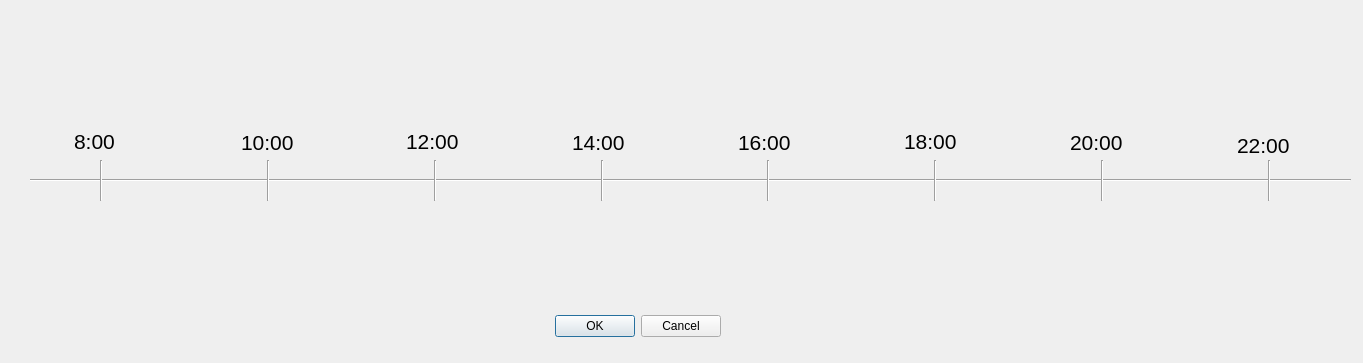
<?xml version="1.0" encoding="UTF-8"?>
<ui version="4.0">
 <class>self_optimize_set</class>
 <widget class="QDialog" name="self_optimize_set">
  <property name="geometry">
   <rect>
    <x>0</x>
    <y>0</y>
    <width>1363</width>
    <height>363</height>
   </rect>
  </property>
  <property name="windowTitle">
   <string>自优化时间轴</string>
  </property>
  <widget class="QDialogButtonBox" name="buttonBox">
   <property name="geometry">
    <rect>
     <x>540</x>
     <y>310</y>
     <width>181</width>
     <height>32</height>
    </rect>
   </property>
   <property name="orientation">
    <enum>Qt::Horizontal</enum>
   </property>
   <property name="standardButtons">
    <set>QDialogButtonBox::Cancel|QDialogButtonBox::Ok</set>
   </property>
  </widget>
  <widget class="Line" name="line">
   <property name="geometry">
    <rect>
     <x>30</x>
     <y>170</y>
     <width>1321</width>
     <height>20</height>
    </rect>
   </property>
   <property name="styleSheet">
    <string notr="true">color: rgb(255, 255, 255);</string>
   </property>
   <property name="orientation">
    <enum>Qt::Horizontal</enum>
   </property>
  </widget>
  <widget class="QLabel" name="label">
   <property name="geometry">
    <rect>
     <x>74</x>
     <y>131</y>
     <width>61</width>
     <height>21</height>
    </rect>
   </property>
   <property name="font">
    <font>
     <pointsize>16</pointsize>
    </font>
   </property>
   <property name="text">
    <string>8:00</string>
   </property>
  </widget>
  <widget class="QLabel" name="label_2">
   <property name="geometry">
    <rect>
     <x>241</x>
     <y>132</y>
     <width>61</width>
     <height>21</height>
    </rect>
   </property>
   <property name="font">
    <font>
     <pointsize>16</pointsize>
    </font>
   </property>
   <property name="text">
    <string>10:00</string>
   </property>
  </widget>
  <widget class="QLabel" name="label_3">
   <property name="geometry">
    <rect>
     <x>406</x>
     <y>131</y>
     <width>61</width>
     <height>21</height>
    </rect>
   </property>
   <property name="font">
    <font>
     <pointsize>16</pointsize>
    </font>
   </property>
   <property name="text">
    <string>12:00</string>
   </property>
  </widget>
  <widget class="QLabel" name="label_4">
   <property name="geometry">
    <rect>
     <x>572</x>
     <y>132</y>
     <width>61</width>
     <height>21</height>
    </rect>
   </property>
   <property name="font">
    <font>
     <pointsize>16</pointsize>
    </font>
   </property>
   <property name="text">
    <string>14:00</string>
   </property>
  </widget>
  <widget class="QLabel" name="label_5">
   <property name="geometry">
    <rect>
     <x>738</x>
     <y>132</y>
     <width>61</width>
     <height>21</height>
    </rect>
   </property>
   <property name="font">
    <font>
     <pointsize>16</pointsize>
    </font>
   </property>
   <property name="text">
    <string>16:00</string>
   </property>
  </widget>
  <widget class="QLabel" name="label_6">
   <property name="geometry">
    <rect>
     <x>904</x>
     <y>131</y>
     <width>61</width>
     <height>21</height>
    </rect>
   </property>
   <property name="font">
    <font>
     <pointsize>16</pointsize>
    </font>
   </property>
   <property name="text">
    <string>18:00</string>
   </property>
  </widget>
  <widget class="QLabel" name="label_7">
   <property name="geometry">
    <rect>
     <x>1070</x>
     <y>132</y>
     <width>61</width>
     <height>21</height>
    </rect>
   </property>
   <property name="font">
    <font>
     <pointsize>16</pointsize>
    </font>
   </property>
   <property name="text">
    <string>20:00</string>
   </property>
  </widget>
  <widget class="QLabel" name="label_8">
   <property name="geometry">
    <rect>
     <x>1237</x>
     <y>135</y>
     <width>61</width>
     <height>21</height>
    </rect>
   </property>
   <property name="font">
    <font>
     <pointsize>16</pointsize>
    </font>
   </property>
   <property name="text">
    <string>22:00</string>
   </property>
  </widget>
  <widget class="QWidget" name="verticalLayoutWidget">
   <property name="geometry">
    <rect>
     <x>140</x>
     <y>140</y>
     <width>101</width>
     <height>80</height>
    </rect>
   </property>
   <layout class="QVBoxLayout" name="verticalLayout"/>
  </widget>
  <widget class="QWidget" name="verticalLayoutWidget_2">
   <property name="geometry">
    <rect>
     <x>310</x>
     <y>140</y>
     <width>101</width>
     <height>80</height>
    </rect>
   </property>
   <layout class="QVBoxLayout" name="verticalLayout_2"/>
  </widget>
  <widget class="QWidget" name="layoutWidget">
   <property name="geometry">
    <rect>
     <x>100</x>
     <y>160</y>
     <width>1171</width>
     <height>41</height>
    </rect>
   </property>
   <layout class="QHBoxLayout" name="horizontalLayout">
    <item>
     <widget class="Line" name="line_2">
      <property name="orientation">
       <enum>Qt::Vertical</enum>
      </property>
     </widget>
    </item>
    <item>
     <spacer name="horizontalSpacer">
      <property name="orientation">
       <enum>Qt::Horizontal</enum>
      </property>
      <property name="sizeHint" stdset="0">
       <size>
        <width>88</width>
        <height>20</height>
       </size>
      </property>
     </spacer>
    </item>
    <item>
     <widget class="Line" name="line_6">
      <property name="orientation">
       <enum>Qt::Vertical</enum>
      </property>
     </widget>
    </item>
    <item>
     <spacer name="horizontalSpacer_14">
      <property name="orientation">
       <enum>Qt::Horizontal</enum>
      </property>
      <property name="sizeHint" stdset="0">
       <size>
        <width>88</width>
        <height>20</height>
       </size>
      </property>
     </spacer>
    </item>
    <item>
     <widget class="Line" name="line_25">
      <property name="orientation">
       <enum>Qt::Vertical</enum>
      </property>
     </widget>
    </item>
    <item>
     <spacer name="horizontalSpacer_29">
      <property name="orientation">
       <enum>Qt::Horizontal</enum>
      </property>
      <property name="sizeHint" stdset="0">
       <size>
        <width>88</width>
        <height>20</height>
       </size>
      </property>
     </spacer>
    </item>
    <item>
     <widget class="Line" name="line_24">
      <property name="orientation">
       <enum>Qt::Vertical</enum>
      </property>
     </widget>
    </item>
    <item>
     <spacer name="horizontalSpacer_30">
      <property name="orientation">
       <enum>Qt::Horizontal</enum>
      </property>
      <property name="sizeHint" stdset="0">
       <size>
        <width>88</width>
        <height>20</height>
       </size>
      </property>
     </spacer>
    </item>
    <item>
     <widget class="Line" name="line_27">
      <property name="orientation">
       <enum>Qt::Vertical</enum>
      </property>
     </widget>
    </item>
    <item>
     <spacer name="horizontalSpacer_31">
      <property name="orientation">
       <enum>Qt::Horizontal</enum>
      </property>
      <property name="sizeHint" stdset="0">
       <size>
        <width>88</width>
        <height>20</height>
       </size>
      </property>
     </spacer>
    </item>
    <item>
     <widget class="Line" name="line_26">
      <property name="orientation">
       <enum>Qt::Vertical</enum>
      </property>
     </widget>
    </item>
    <item>
     <spacer name="horizontalSpacer_32">
      <property name="orientation">
       <enum>Qt::Horizontal</enum>
      </property>
      <property name="sizeHint" stdset="0">
       <size>
        <width>88</width>
        <height>20</height>
       </size>
      </property>
     </spacer>
    </item>
    <item>
     <widget class="Line" name="line_29">
      <property name="orientation">
       <enum>Qt::Vertical</enum>
      </property>
     </widget>
    </item>
    <item>
     <spacer name="horizontalSpacer_33">
      <property name="orientation">
       <enum>Qt::Horizontal</enum>
      </property>
      <property name="sizeHint" stdset="0">
       <size>
        <width>88</width>
        <height>20</height>
       </size>
      </property>
     </spacer>
    </item>
    <item>
     <widget class="Line" name="line_28">
      <property name="orientation">
       <enum>Qt::Vertical</enum>
      </property>
     </widget>
    </item>
   </layout>
  </widget>
  <widget class="QWidget" name="verticalLayoutWidget_3">
   <property name="geometry">
    <rect>
     <x>473</x>
     <y>140</y>
     <width>101</width>
     <height>80</height>
    </rect>
   </property>
   <layout class="QVBoxLayout" name="verticalLayout_3"/>
  </widget>
  <widget class="QWidget" name="verticalLayoutWidget_4">
   <property name="geometry">
    <rect>
     <x>640</x>
     <y>141</y>
     <width>101</width>
     <height>80</height>
    </rect>
   </property>
   <layout class="QVBoxLayout" name="verticalLayout_4"/>
  </widget>
  <widget class="QWidget" name="verticalLayoutWidget_5">
   <property name="geometry">
    <rect>
     <x>806</x>
     <y>143</y>
     <width>101</width>
     <height>80</height>
    </rect>
   </property>
   <layout class="QVBoxLayout" name="verticalLayout_5"/>
  </widget>
  <widget class="QWidget" name="verticalLayoutWidget_6">
   <property name="geometry">
    <rect>
     <x>972</x>
     <y>143</y>
     <width>101</width>
     <height>80</height>
    </rect>
   </property>
   <layout class="QVBoxLayout" name="verticalLayout_6"/>
  </widget>
  <widget class="QWidget" name="verticalLayoutWidget_7">
   <property name="geometry">
    <rect>
     <x>1139</x>
     <y>140</y>
     <width>101</width>
     <height>80</height>
    </rect>
   </property>
   <layout class="QVBoxLayout" name="verticalLayout_7"/>
  </widget>
  <zorder>buttonBox</zorder>
  <zorder>line</zorder>
  <zorder>layoutWidget</zorder>
  <zorder>label</zorder>
  <zorder>label_2</zorder>
  <zorder>label_3</zorder>
  <zorder>label_4</zorder>
  <zorder>label_5</zorder>
  <zorder>label_6</zorder>
  <zorder>label_7</zorder>
  <zorder>label_8</zorder>
  <zorder>verticalLayoutWidget</zorder>
  <zorder>verticalLayoutWidget_2</zorder>
  <zorder>verticalLayoutWidget_3</zorder>
  <zorder>verticalLayoutWidget_4</zorder>
  <zorder>verticalLayoutWidget_5</zorder>
  <zorder>verticalLayoutWidget_6</zorder>
  <zorder>verticalLayoutWidget_7</zorder>
 </widget>
 <resources/>
 <connections>
  <connection>
   <sender>buttonBox</sender>
   <signal>accepted()</signal>
   <receiver>self_optimize_set</receiver>
   <slot>accept()</slot>
   <hints>
    <hint type="sourcelabel">
     <x>248</x>
     <y>254</y>
    </hint>
    <hint type="destinationlabel">
     <x>157</x>
     <y>274</y>
    </hint>
   </hints>
  </connection>
  <connection>
   <sender>buttonBox</sender>
   <signal>rejected()</signal>
   <receiver>self_optimize_set</receiver>
   <slot>reject()</slot>
   <hints>
    <hint type="sourcelabel">
     <x>316</x>
     <y>260</y>
    </hint>
    <hint type="destinationlabel">
     <x>286</x>
     <y>274</y>
    </hint>
   </hints>
  </connection>
 </connections>
</ui>
